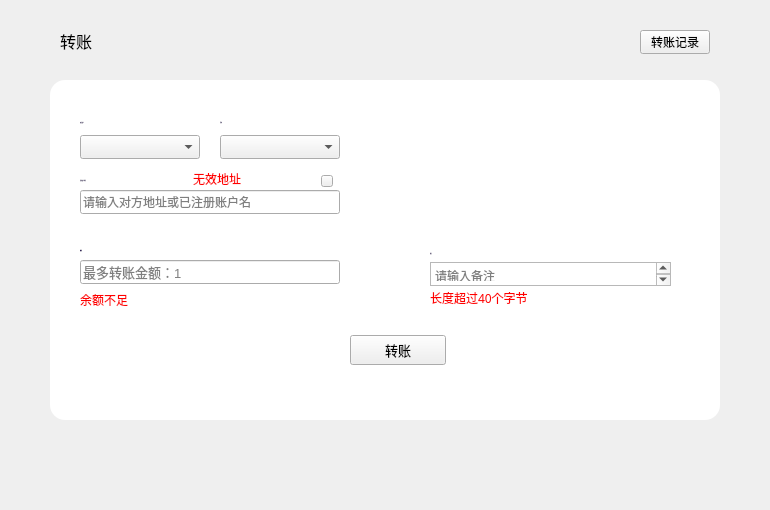
<?xml version="1.0" encoding="UTF-8"?>
<ui version="4.0">
 <class>TransferPage</class>
 <widget class="QWidget" name="TransferPage">
  <property name="geometry">
   <rect>
    <x>0</x>
    <y>0</y>
    <width>770</width>
    <height>510</height>
   </rect>
  </property>
  <property name="font">
   <font>
    <family>微软雅黑</family>
   </font>
  </property>
  <property name="windowTitle">
   <string>Form</string>
  </property>
  <property name="styleSheet">
   <string notr="true"/>
  </property>
  <widget class="QLabel" name="title_label">
   <property name="geometry">
    <rect>
     <x>60</x>
     <y>28</y>
     <width>200</width>
     <height>26</height>
    </rect>
   </property>
   <property name="font">
    <font>
     <family>微软雅黑</family>
     <pointsize>12</pointsize>
     <weight>50</weight>
     <italic>false</italic>
     <bold>false</bold>
    </font>
   </property>
   <property name="styleSheet">
    <string notr="true"/>
   </property>
   <property name="text">
    <string>转账</string>
   </property>
  </widget>
  <widget class="QToolButton" name="transferRecordBtn">
   <property name="geometry">
    <rect>
     <x>640</x>
     <y>30</y>
     <width>70</width>
     <height>24</height>
    </rect>
   </property>
   <property name="cursor">
    <cursorShape>PointingHandCursor</cursorShape>
   </property>
   <property name="text">
    <string>转账记录</string>
   </property>
  </widget>
  <widget class="QWidget" name="widget" native="true">
   <property name="geometry">
    <rect>
     <x>50</x>
     <y>80</y>
     <width>670</width>
     <height>340</height>
    </rect>
   </property>
   <property name="styleSheet">
    <string notr="true">QLabel{font: 11px &quot;微软雅黑&quot;;color:rgb(52,37,90);}
#widget{background-color: rgb(255, 255, 255);border-radius:15px;}
</string>
   </property>
   <widget class="QLabel" name="changeAccountLabel">
    <property name="geometry">
     <rect>
      <x>30</x>
      <y>30</y>
      <width>120</width>
      <height>24</height>
     </rect>
    </property>
    <property name="font">
     <font>
      <family>微软雅黑</family>
      <pointsize>-1</pointsize>
      <weight>50</weight>
      <italic>false</italic>
      <bold>false</bold>
     </font>
    </property>
    <property name="text">
     <string>来自账户</string>
    </property>
    <property name="alignment">
     <set>Qt::AlignLeading|Qt::AlignLeft|Qt::AlignVCenter</set>
    </property>
   </widget>
   <widget class="QLabel" name="sendtoLabel">
    <property name="geometry">
     <rect>
      <x>30</x>
      <y>85</y>
      <width>100</width>
      <height>30</height>
     </rect>
    </property>
    <property name="font">
     <font>
      <family>微软雅黑</family>
      <pointsize>-1</pointsize>
      <weight>50</weight>
      <italic>false</italic>
      <bold>false</bold>
     </font>
    </property>
    <property name="text">
     <string>目标账户地址</string>
    </property>
    <property name="alignment">
     <set>Qt::AlignLeading|Qt::AlignLeft|Qt::AlignVCenter</set>
    </property>
   </widget>
   <widget class="QStackedWidget" name="stackedWidget">
    <property name="geometry">
     <rect>
      <x>380</x>
      <y>26</y>
      <width>240</width>
      <height>121</height>
     </rect>
    </property>
   </widget>
   <widget class="QLabel" name="amountLabel">
    <property name="geometry">
     <rect>
      <x>30</x>
      <y>160</y>
      <width>80</width>
      <height>21</height>
     </rect>
    </property>
    <property name="font">
     <font>
      <family>微软雅黑</family>
      <pointsize>-1</pointsize>
      <weight>50</weight>
      <italic>false</italic>
      <bold>false</bold>
     </font>
    </property>
    <property name="text">
     <string>数量</string>
    </property>
    <property name="alignment">
     <set>Qt::AlignLeading|Qt::AlignLeft|Qt::AlignVCenter</set>
    </property>
   </widget>
   <widget class="QLineEdit" name="amountLineEdit">
    <property name="geometry">
     <rect>
      <x>30</x>
      <y>180</y>
      <width>260</width>
      <height>24</height>
     </rect>
    </property>
    <property name="font">
     <font>
      <pointsize>10</pointsize>
     </font>
    </property>
    <property name="contextMenuPolicy">
     <enum>Qt::DefaultContextMenu</enum>
    </property>
    <property name="styleSheet">
     <string notr="true"/>
    </property>
    <property name="text">
     <string/>
    </property>
    <property name="maxLength">
     <number>20</number>
    </property>
    <property name="placeholderText">
     <string>最多转账金额：1</string>
    </property>
   </widget>
   <widget class="QComboBox" name="assetComboBox">
    <property name="geometry">
     <rect>
      <x>170</x>
      <y>55</y>
      <width>120</width>
      <height>24</height>
     </rect>
    </property>
    <property name="font">
     <font>
      <family>微软雅黑</family>
      <weight>50</weight>
      <bold>false</bold>
     </font>
    </property>
    <property name="focusPolicy">
     <enum>Qt::NoFocus</enum>
    </property>
    <property name="styleSheet">
     <string notr="true"/>
    </property>
   </widget>
   <widget class="QTextEdit" name="memoTextEdit">
    <property name="geometry">
     <rect>
      <x>380</x>
      <y>182</y>
      <width>241</width>
      <height>24</height>
     </rect>
    </property>
    <property name="styleSheet">
     <string notr="true"/>
    </property>
    <property name="html">
     <string>&lt;!DOCTYPE HTML PUBLIC &quot;-//W3C//DTD HTML 4.0//EN&quot; &quot;http://www.w3.org/TR/REC-html40/strict.dtd&quot;&gt;
&lt;html&gt;&lt;head&gt;&lt;meta name=&quot;qrichtext&quot; content=&quot;1&quot; /&gt;&lt;style type=&quot;text/css&quot;&gt;
p, li { white-space: pre-wrap; }
&lt;/style&gt;&lt;/head&gt;&lt;body style=&quot; font-family:'微软雅黑'; font-size:12px; font-weight:400; font-style:normal;&quot;&gt;
&lt;p style=&quot;-qt-paragraph-type:empty; margin-top:0px; margin-bottom:0px; margin-left:0px; margin-right:0px; -qt-block-indent:0; text-indent:0px;&quot;&gt;&lt;br /&gt;&lt;/p&gt;&lt;/body&gt;&lt;/html&gt;</string>
    </property>
    <property name="placeholderText">
     <string>请输入备注</string>
    </property>
   </widget>
   <widget class="QLabel" name="tipLabel4">
    <property name="geometry">
     <rect>
      <x>143</x>
      <y>88</y>
      <width>120</width>
      <height>21</height>
     </rect>
    </property>
    <property name="styleSheet">
     <string notr="true">color: rgb(255, 0, 0);</string>
    </property>
    <property name="text">
     <string>无效地址</string>
    </property>
   </widget>
   <widget class="QToolButton" name="sendBtn">
    <property name="geometry">
     <rect>
      <x>300</x>
      <y>255</y>
      <width>96</width>
      <height>30</height>
     </rect>
    </property>
    <property name="font">
     <font>
      <family>微软雅黑</family>
      <pointsize>10</pointsize>
     </font>
    </property>
    <property name="cursor">
     <cursorShape>PointingHandCursor</cursorShape>
    </property>
    <property name="focusPolicy">
     <enum>Qt::NoFocus</enum>
    </property>
    <property name="styleSheet">
     <string notr="true"/>
    </property>
    <property name="text">
     <string>转账</string>
    </property>
   </widget>
   <widget class="QLabel" name="label">
    <property name="geometry">
     <rect>
      <x>170</x>
      <y>30</y>
      <width>120</width>
      <height>24</height>
     </rect>
    </property>
    <property name="font">
     <font>
      <family>微软雅黑</family>
      <pointsize>-1</pointsize>
      <weight>50</weight>
      <italic>false</italic>
      <bold>false</bold>
     </font>
    </property>
    <property name="text">
     <string>币种</string>
    </property>
   </widget>
   <widget class="QComboBox" name="accountComboBox">
    <property name="geometry">
     <rect>
      <x>30</x>
      <y>55</y>
      <width>120</width>
      <height>24</height>
     </rect>
    </property>
    <property name="font">
     <font>
      <family>微软雅黑</family>
      <weight>50</weight>
      <bold>false</bold>
     </font>
    </property>
    <property name="focusPolicy">
     <enum>Qt::NoFocus</enum>
    </property>
    <property name="styleSheet">
     <string notr="true"/>
    </property>
   </widget>
   <widget class="QLabel" name="memoLabel">
    <property name="geometry">
     <rect>
      <x>380</x>
      <y>161</y>
      <width>80</width>
      <height>24</height>
     </rect>
    </property>
    <property name="font">
     <font>
      <family>微软雅黑</family>
      <pointsize>-1</pointsize>
      <weight>50</weight>
      <italic>false</italic>
      <bold>false</bold>
     </font>
    </property>
    <property name="text">
     <string>备注</string>
    </property>
    <property name="alignment">
     <set>Qt::AlignLeading|Qt::AlignLeft|Qt::AlignVCenter</set>
    </property>
   </widget>
   <widget class="QLabel" name="tipLabel6">
    <property name="geometry">
     <rect>
      <x>380</x>
      <y>210</y>
      <width>221</width>
      <height>16</height>
     </rect>
    </property>
    <property name="styleSheet">
     <string notr="true">color: rgb(255, 0, 0);</string>
    </property>
    <property name="text">
     <string>长度超过40个字节</string>
    </property>
   </widget>
   <widget class="QLineEdit" name="sendtoLineEdit">
    <property name="geometry">
     <rect>
      <x>30</x>
      <y>110</y>
      <width>260</width>
      <height>24</height>
     </rect>
    </property>
    <property name="contextMenuPolicy">
     <enum>Qt::DefaultContextMenu</enum>
    </property>
    <property name="styleSheet">
     <string notr="true"/>
    </property>
    <property name="text">
     <string/>
    </property>
    <property name="placeholderText">
     <string>请输入对方地址或已注册账户名</string>
    </property>
   </widget>
   <widget class="QToolButton" name="toolButton_chooseContact">
    <property name="geometry">
     <rect>
      <x>271</x>
      <y>95</y>
      <width>12</width>
      <height>12</height>
     </rect>
    </property>
    <property name="cursor">
     <cursorShape>PointingHandCursor</cursorShape>
    </property>
    <property name="text">
     <string/>
    </property>
   </widget>
   <widget class="QLabel" name="tipLabel3">
    <property name="geometry">
     <rect>
      <x>30</x>
      <y>210</y>
      <width>161</width>
      <height>20</height>
     </rect>
    </property>
    <property name="cursor">
     <cursorShape>ArrowCursor</cursorShape>
    </property>
    <property name="styleSheet">
     <string notr="true">color: rgb(255, 0, 0);</string>
    </property>
    <property name="text">
     <string>余额不足</string>
    </property>
   </widget>
   <widget class="QLabel" name="addressLabel">
    <property name="geometry">
     <rect>
      <x>30</x>
      <y>136</y>
      <width>260</width>
      <height>20</height>
     </rect>
    </property>
    <property name="font">
     <font>
      <family>微软雅黑</family>
      <pointsize>-1</pointsize>
      <weight>50</weight>
      <italic>false</italic>
      <bold>false</bold>
     </font>
    </property>
    <property name="text">
     <string/>
    </property>
    <property name="alignment">
     <set>Qt::AlignLeading|Qt::AlignLeft|Qt::AlignVCenter</set>
    </property>
    <property name="textInteractionFlags">
     <set>Qt::LinksAccessibleByMouse|Qt::TextSelectableByMouse</set>
    </property>
   </widget>
  </widget>
  <zorder>widget</zorder>
  <zorder>title_label</zorder>
  <zorder>transferRecordBtn</zorder>
 </widget>
 <tabstops>
  <tabstop>amountLineEdit</tabstop>
  <tabstop>sendBtn</tabstop>
 </tabstops>
 <resources/>
 <connections/>
</ui>
